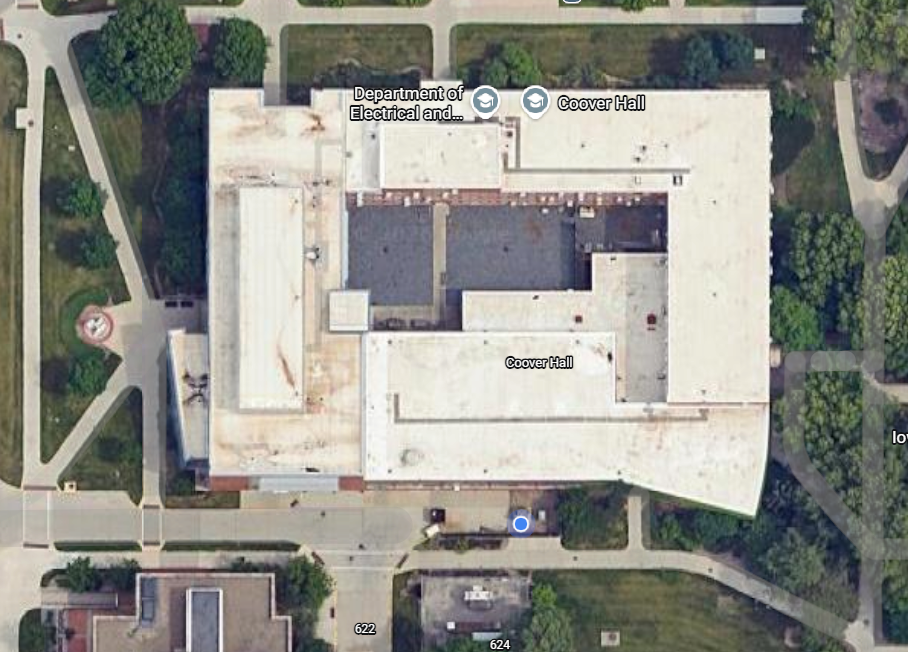
#> input picture ISU_Code/CprE_4940/CprE_4920_4/Screenshots/Coover01.png, 908 x 652 px; its folder holds only this picture in this run
$ python 'map to grid.py'
#> lines starting #> are read from the running program, lines starting #| are printed output that depends on the picture; after the words box and inside, x2 and y2 are one past the last pixel; in counts of white or black regions, pixels touching at a corner belong together
import cv2
import os
import sys

# ---------- Dir checks ----------

if not os.path.exists('Screenshots'):
    os.makedirs('Screenshots')
    print("Created 'Screenshots' folder. Put images in there")
    sys.exit(1)

if not os.path.exists('Grids'):
    os.makedirs('Grids')
    print("Created 'Grids' folder.")

files_names = os.listdir('Screenshots')
if len(files_names) == 0:
    print("No images found in the 'Screenshots' folder.")
    sys.exit(1)

# ---------- SELECT THE IMAGE ----------
print("List of all Screenshots to convert: ")
sc_list = []
for number, file_name in enumerate(files_names, start=1):
    sc_list.append(file_name)
    print(f"{number}.) {file_name}")

selected_image = 0
while True:
    try:
        selected_image = int(input("\nEnter which screenshot you would like to convert: "))
        if 0 < selected_image <= len(sc_list):
            break
        print(f"Please enter a number between 1 and {len(sc_list)}")
    except ValueError:
        print(f"Invalid input. Enter a number between 1 and {len(sc_list)}")
#> this loop made 1 pass; the answer given on pass 1: 1

image_path = 'Screenshots/' + sc_list[selected_image - 1]

# ---------- GET REAL-WORLD MEASUREMENTS ----------
print("\n--- Map Scale Configuration ---")
print("Use Google Maps 'Measure Distance' tool to find these values.")
try:
    real_width_ft = float(input("Enter the real-world WIDTH of this image in feet: "))
#> the answer given: 100
    real_height_ft = float(input("Enter the real-world HEIGHT of this image in feet: "))
#> the answer given: 100
    cell_size_ft = float(input("Enter the cell size resolution (e.g., 2.5 for 2.5ft x 2.5ft cells): "))
#> the answer given: 100
except ValueError:
    print("Error: You must enter valid numbers. Exiting.")
    sys.exit(1)

# ------------------- Logic -----------------------
def process_map(image_path, output_path, real_w, real_h, cell_size):
#> called with image_path = 'Screenshots/Coover01.png', output_path = 'Grids/Coover01.txt', real_w = 100, real_h = 100, cell_size = 100
    print(f"\nLoading Ground Truth Mask: {image_path}")

    # Read the image in grayscale
    img = cv2.imread(image_path, cv2.IMREAD_GRAYSCALE)
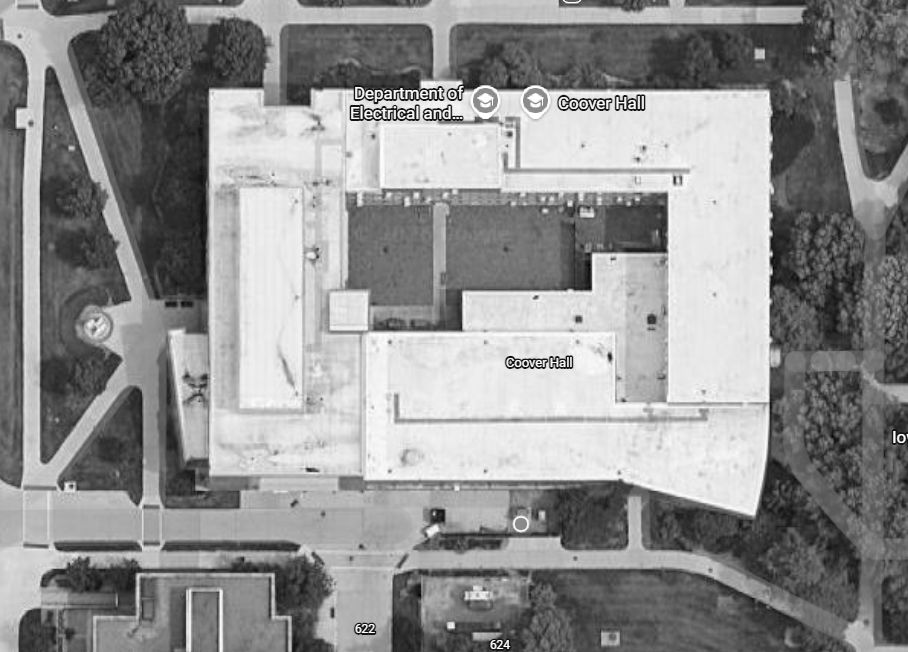
#> img: shape (652, 908); min 0, max 255, mean 143.1
    if img is None:
        sys.exit("Error: Image not found.")

    # Calculate the exact grid dimensions based on the physical measurements
    grid_width = int(real_w / cell_size)
    grid_height = int(real_h / cell_size)

    # Force strictly binary (cleans up any blurry/gray edges)
    _, binary_img = cv2.threshold(img, 127, 255, cv2.THRESH_BINARY)
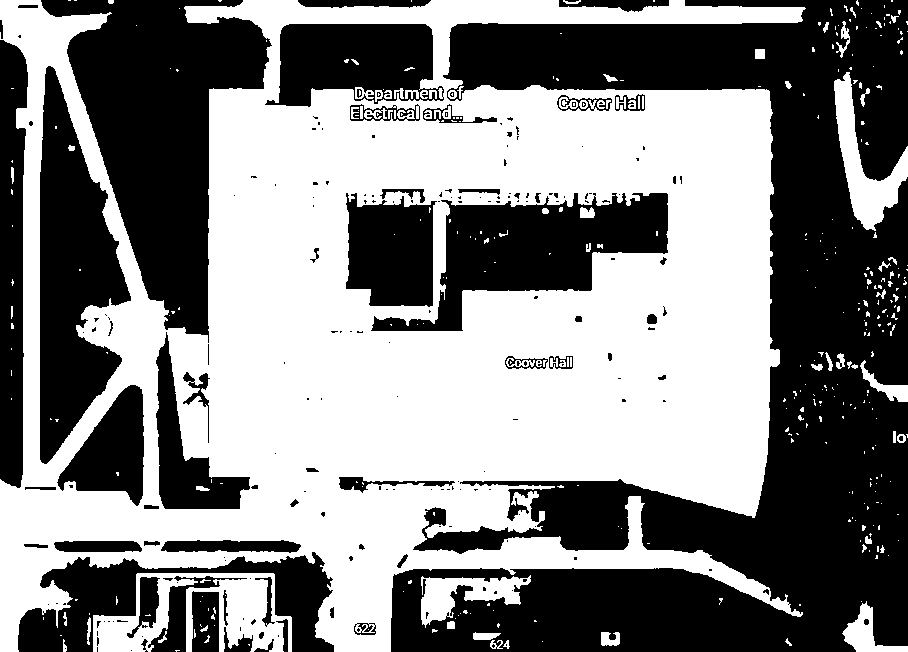
#> binary_img: shape (652, 908); 51.4% white; 214 black regions (150 under 20 px), largest, box (x1, y1, x2, y2) and area: (391, 0, 908, 652) 145443, (41, 0, 272, 343) 36902, (40, 66, 131, 464) 20181

    # Let OpenCV handle the mathematical downsampling automatically!
    small_grid = cv2.resize(binary_img, (grid_width, grid_height), interpolation=cv2.INTER_AREA)
#> small_grid = [131]

    # Export to text file
    with open(output_path, 'w') as f:
        # Write the Resolution Header for the C++ code to intercept
        f.write(f"RESOLUTION:{cell_size:.2f}\n")

        for y in range(grid_height):
            # White pixel (>127) = drivable (.), Black pixel = wall (#)
            row = ["." if small_grid[y, x] > 127 else "#" for x in range(grid_width)]
            f.write("".join(row) + "\n")
#> this loop made 1 pass
#> row on pass 1: ['.']

    print(f"SUCCESS: Map scaled to {real_w}x{real_h} feet.")
    print(f"Flawless {grid_width}x{grid_height} grid saved to {output_path}")

# --- EXECUTION ---
if __name__ == "__main__":
    name_without_ext = os.path.splitext(sc_list[selected_image - 1])[0]
    output_filepath = "Grids/" + name_without_ext + ".txt"

    process_map(image_path, output_filepath, real_width_ft, real_height_ft, cell_size_ft)

$ run again, on ISU_Code/CprE_4940/CprE_4920_4/Screenshots/Driveway2.png
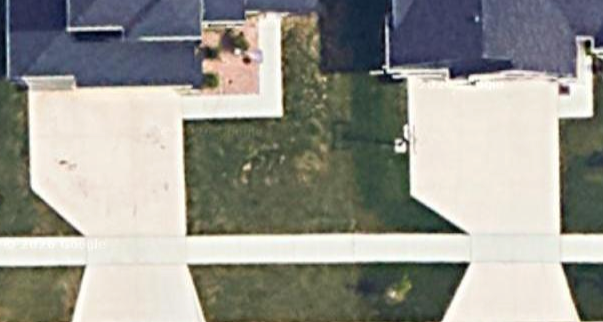
#> input picture ISU_Code/CprE_4940/CprE_4920_4/Screenshots/Driveway2.png, 603 x 322 px
#> the loop `while True:` made 1 pass; the answer given on pass 1: 1
#> in process_map, `img = cv2.imread(image_path, cv2.IMREAD_GRAYSCALE)`:
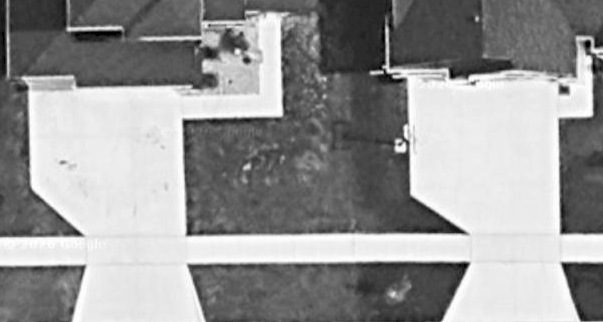
#> img: shape (322, 603); min 0, max 255, mean 150.2
#> in process_map, `_, binary_img = cv2.threshold(img, 127, 255, cv2.THRESH_BINARY)`:
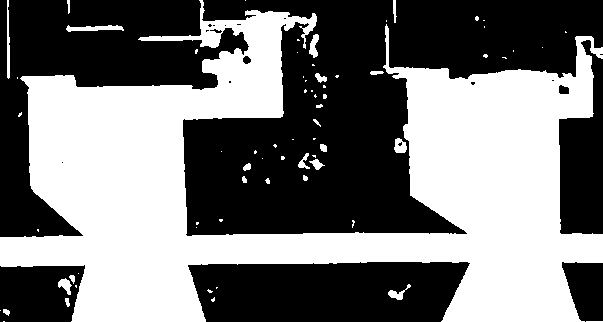
#> binary_img: shape (322, 603); 46.5% white; 68 white regions (45 under 20 px), largest, box (x1, y1, x2, y2) and area: (0, 0, 603, 322) 88262, (66, 25, 124, 32) 249, (7, 0, 10, 79) 193
#> small_grid = [118]
#> the loop in process_map, `for y in range(grid_height):` made 1 pass
#> row on pass 1: ['#']

$ run again, on ISU_Code/CprE_4940/CprE_4920_4/Screenshots/Driveway3.png
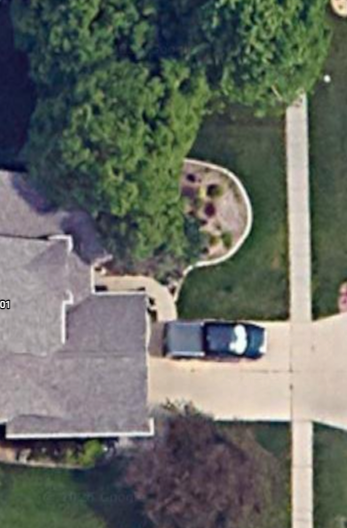
#> input picture ISU_Code/CprE_4940/CprE_4920_4/Screenshots/Driveway3.png, 347 x 528 px
#> the loop `while True:` made 1 pass; the answer given on pass 1: 1
#> in process_map, `img = cv2.imread(image_path, cv2.IMREAD_GRAYSCALE)`:
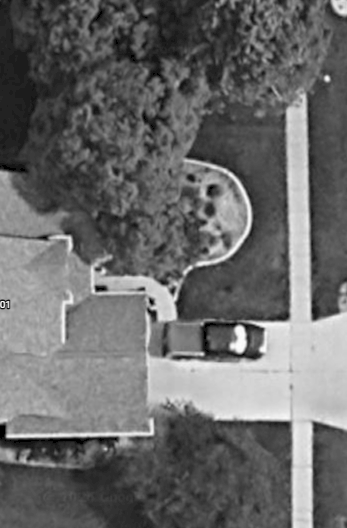
#> img: shape (528, 347); min 0, max 253, mean 105.3
#> in process_map, `_, binary_img = cv2.threshold(img, 127, 255, cv2.THRESH_BINARY)`:
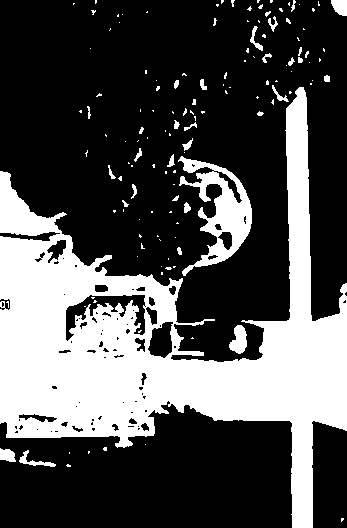
#> binary_img: shape (528, 347); 31.1% white; 138 white regions (105 under 20 px), largest, box (x1, y1, x2, y2) and area: (0, 87, 347, 528) 50983, (178, 156, 252, 276) 3415, (229, 325, 247, 354) 351
#> small_grid = [79]
#> the loop in process_map, `for y in range(grid_height):` made 1 pass
#> row on pass 1: ['#']

$ run again, on ISU_Code/CprE_4940/CprE_4920_4/Screenshots/Surplus.png
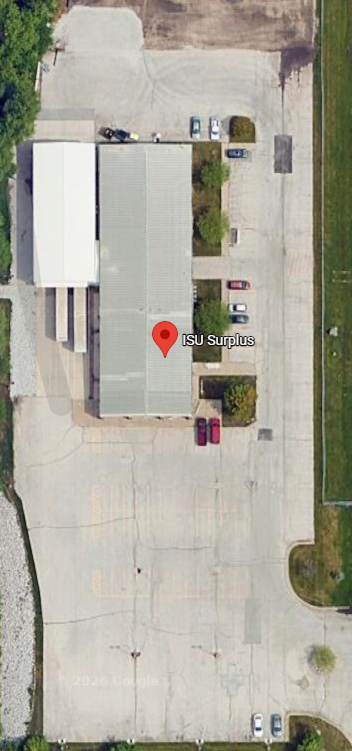
#> input picture ISU_Code/CprE_4940/CprE_4920_4/Screenshots/Surplus.png, 352 x 751 px
#> the loop `while True:` made 1 pass; the answer given on pass 1: 1
#> in process_map, `img = cv2.imread(image_path, cv2.IMREAD_GRAYSCALE)`:
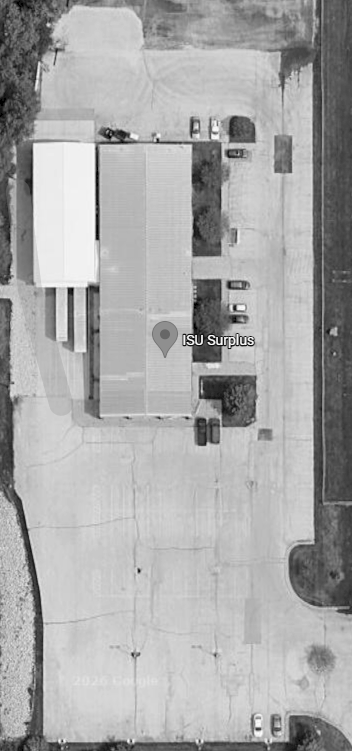
#> img: shape (751, 352); min 0, max 255, mean 168.4
#> in process_map, `_, binary_img = cv2.threshold(img, 127, 255, cv2.THRESH_BINARY)`:
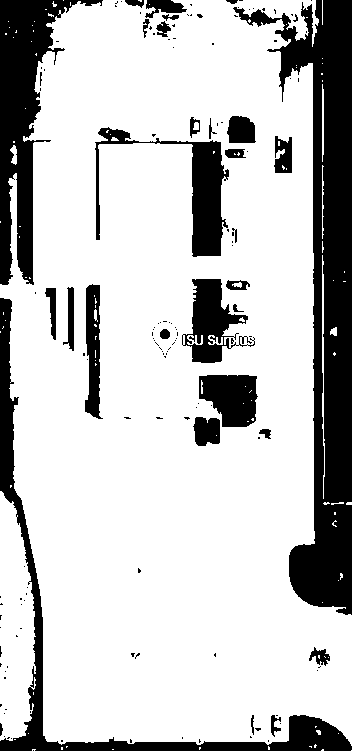
#> binary_img: shape (751, 352); 77% white; 148 black regions (117 under 20 px), largest, box (x1, y1, x2, y2) and area: (233, 0, 352, 615) 25676, (0, 0, 103, 285) 10173, (0, 298, 352, 751) 9081
#> small_grid = [196]
#> the loop in process_map, `for y in range(grid_height):` made 1 pass
#> row on pass 1: ['.']

$ run again, on ISU_Code/CprE_4940/CprE_4920_4/Screenshots/Coover02.png
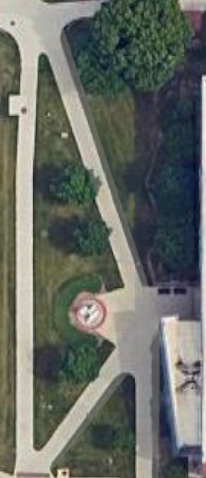
#> input picture ISU_Code/CprE_4940/CprE_4920_4/Screenshots/Coover02.png, 206 x 478 px
#> the loop `while True:` made 1 pass; the answer given on pass 1: 1
#> in process_map, `img = cv2.imread(image_path, cv2.IMREAD_GRAYSCALE)`:
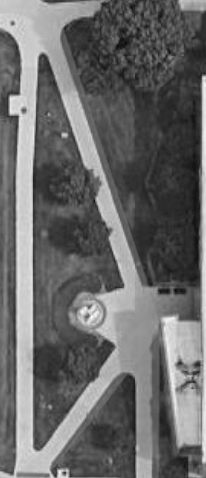
#> img: shape (478, 206); min 0, max 252, mean 105.9
#> in process_map, `_, binary_img = cv2.threshold(img, 127, 255, cv2.THRESH_BINARY)`:
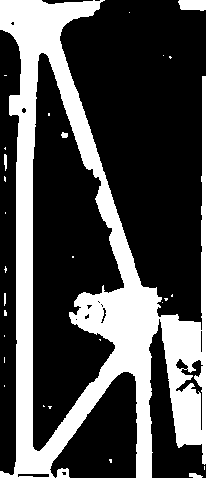
#> binary_img: shape (478, 206); 30.5% white; 29 white regions (22 under 20 px), largest, box (x1, y1, x2, y2) and area: (0, 0, 206, 478) 29376, (178, 0, 206, 11) 270, (56, 468, 70, 478) 103
#> small_grid = [78]
#> the loop in process_map, `for y in range(grid_height):` made 1 pass
#> row on pass 1: ['#']
